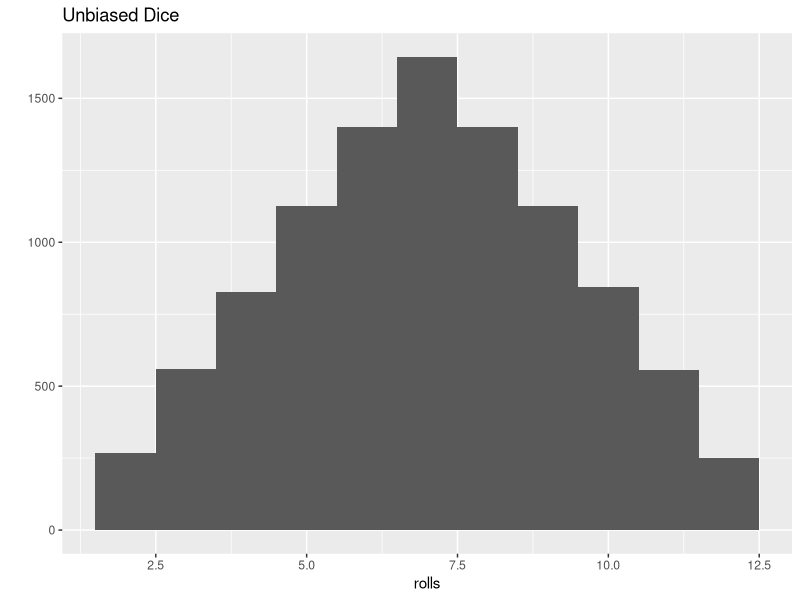
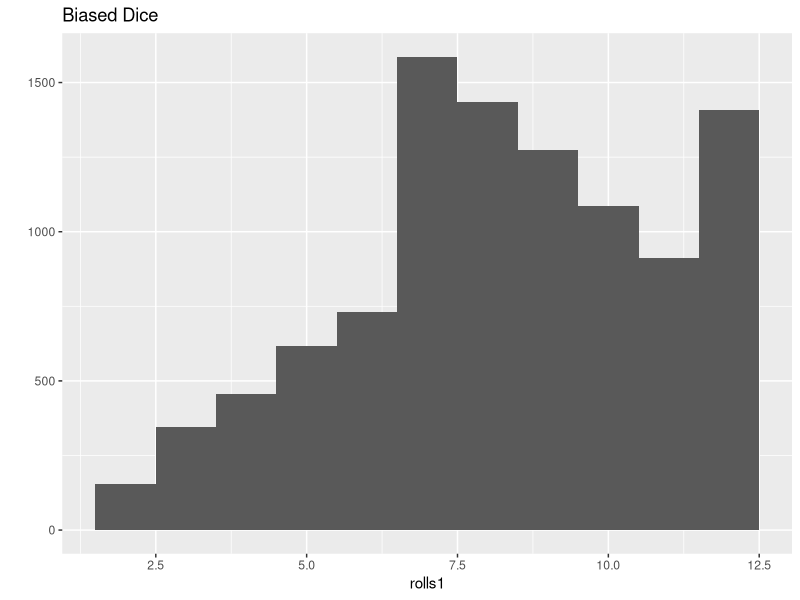

Generate these figures, in order, with R: (Note: this script raises an error after producing the figures.)
## ---- chunk 1
knitr::opts_chunk$set(echo = TRUE)
## ---- chunk 2
roll<-function(){
  die<-1:6
  dice<-sample(die,size=2,replace=TRUE)
  sum(dice)
}

rolls<-replicate(10000,roll())

## ---- chunk 3
roll1<-function(){
  die<-1:6
  dice<-sample(die,size=2,replace=TRUE,prob<-c(1/8,1/8,1/8,1/8,1/8,3/8))
  sum(dice)
}

rolls1<-replicate(10000,roll1())

## ---- chunk 4
library(ggplot2)
qplot(rolls,binwidth=1,main="Unbiased Dice")
qplot(rolls1,binwidth=1,main="Biased Dice")
## ---- chunk 5
deck <- data.frame(
  face = c("king", "queen", "jack", "ten", "nine", "eight", "seven", "six",
           "five", "four", "three", "two", "ace", "king", "queen", "jack", "ten",
           "nine", "eight", "seven", "six", "five", "four", "three", "two", "ace",
           "king", "queen", "jack", "ten", "nine", "eight", "seven", "six", "five",
           "four", "three", "two", "ace", "king", "queen", "jack", "ten", "nine",
           "eight", "seven", "six", "five", "four", "three", "two", "ace"),
  suit = c("spades", "spades", "spades", "spades", "spades", "spades",
           "spades", "spades", "spades", "spades", "spades", "spades", "spades",
           "clubs", "clubs", "clubs", "clubs", "clubs", "clubs", "clubs", "clubs",
           "clubs", "clubs", "clubs", "clubs", "clubs", "diamonds", "diamonds",
           "diamonds", "diamonds", "diamonds", "diamonds", "diamonds", "diamonds",
           "diamonds", "diamonds", "diamonds", "diamonds", "diamonds", "hearts",
           "hearts", "hearts", "hearts", "hearts", "hearts", "hearts", "hearts",
           "hearts", "hearts", "hearts", "hearts", "hearts"),
  value = c(13, 12, 11, 10, 9, 8, 7, 6, 5, 4, 3, 2, 1, 13, 12, 11, 10, 9, 8,
            7, 6, 5, 4, 3, 2, 1, 13, 12, 11, 10, 9, 8, 7, 6, 5, 4, 3, 2, 1, 13, 12, 11,
            10, 9, 8, 7, 6, 5, 4, 3, 2, 1)
)
## ---- chunk 6
deal <- function(deck){
  deck[1,]
}

deal(deck)
## ---- chunk 7
shuffle<-function(deck){
  random<-sample(1:52,size=52)
  deck[random, ]
}
## ---- chunk 8
deck2 <- shuffle(deck)
deck2$value[deck2$face=="ace"]<-14
## ---- chunk 9
deal<-function(){
  card<-deck[1,]
  assign("deck",deck[-1,],envir=globalenv())
  card
}
## ---- chunk 10
shuffle<-function(){
  random <- sample(1:52,size=52)
  assign("deck",deck[random, ],envir = globalenv())
}
## ---- chunk 11
setup <- function(deck) {
DECK <- deck
DEAL <- function() {
card <- deck[1, ]
assign("deck", deck[-1, ], envir = parent.env(environment()))
card
}
SHUFFLE <- function(){
random <- sample(1:52, size = 52)
assign("deck", DECK[random, ], envir = parent.env(environment()))
}
list(deal = DEAL, shuffle = SHUFFLE)
}

cards <- setup(deck)
deal <- cards$deal
shuffle <- cards$shuffle
## ---- chunk 12
get_symbols <- function() {
  wheel <- c("DD","7","BBB","BB","B","C","0")
  sample(wheel,size = 3,replace= TRUE,prob = c(0.03,0.03,0.06,0.1,0.25,0.01,0.52))
}

get_symbols()
## ---- chunk 13
score <- function(symbols){
  same <- symbols[1] == symbols[2] && symbols[2] == symbols[3]
  bars <- symbols %in% c("B","BB","BBB")
  if(same){
    payouts <- c("DD" = 100,
                 "7" = 80,
                 "BBB" = 40,
                 "BB" = 25,
                 "B" = 10,
                 "C" = 10,
                 "0" = 0)
    prize <- unname(payouts[symbols[1]])
  }
  else if(all(bars)){
    prize <- 5
  }
  else{
    cherries <- sum(symbols == "C")
    prize <- c(0,2,5)[cherries +1]
  }
  
  diamonds <- sum(symbols == "DD")
  prize * 2 ^ diamonds
}
## ---- chunk 14
play <- function(){
  symbols <- get_symbols()
  print(symbols)
  score(symbols)
}
play()
## ---- chunk 15
play <- function(){
  symbols <- get_symbols()
  structure(score(symbols),symbols = symbols)
}
play()
## ---- chunk 16
slot_display <- function(prize){
  #extract the symbols
  symbols <- attr(prize,"symbols")    
  #combine symbol with prize as a regular expression
  symbols <- paste(symbols,collapse = " ")
  #append with new line character
  string <- paste(symbols,prize,sep="\n$")  
  cat(string)   #display without quotes
}
one_play <- play()
## ---- chunk 17
wheel <- c("DD","7","BBB","BB","B","C","0")
combos <- expand.grid(wheel,wheel,wheel,stringsAsFactors = FALSE)
head(combos,3)
## ---- chunk 18
prob <- c("DD" = 0.03,"7" = 0.03,"BBB" = 0.06,"BB" = 0.1,"B" = 0.25,"C" = 0.01,"0" = 0.52)

combos$prob1 <- prob[combos$Var1]
combos$prob2 <- prob[combos$Var2]
combos$prob3 <- prob[combos$Var3]

combos$prob = combos$prob1 * combos$prob2 * combos$prob3
head(combos,3)
## ---- chunk 19
combos$prize <- NA
for(i in 1:nrow(combos)){
  symbols <- c(combos[i,1],combos[i,2],combos[i,3])
  combos$prize[i] <- score(symbols)
}
head(combos,3)
## ---- chunk 20
sum(combos$prize * combos$prob)
## ---- chunk 21
score <- function(symbols){
  diamonds <- sum(symbols == "DD")
  cherries <- sum(symbols == "C")
  #case identification
  slots <- symbols[symbols != "DD"]
  same <- length(unique(slots)) == 1
  bars <- slots %in% c("B","BB","BBB")
  #assign prize
  if(diamonds == 3){
    prize <- 100
  } else if(same){
    payouts <- c("7"=80,"BBB"=40,"BB"=25,"B"=10,"C"=10,"0"=0)
    prize <- unname(payouts[slots[1]])
  } else if(all(bars)){
    prize <- 5
  } else if(cherries > 0){
    prize <- c(0,2,5)[cherries + diamonds + 1]
  } else {
    prize <- 0
  }
  #double the prize for each diamond
  prize * 2^diamonds  
}

#reassinging the prize value
combos$prize <- NA
for(i in 1:nrow(combos)){
  symbols <- c(combos[i,1],combos[i,2],combos[i,3])
  combos$prize[i] <- score(symbols)
}

#finding sum
sum(combos$prize * combos$prob)
## ---- chunk 22
plays_till_broke <- function(start_with) {
  cash <- start_with
  n<-0
  while(cash >0){
    cash <- cash - 1 + play()
    n <- n + 1
  }
  n
}
n
